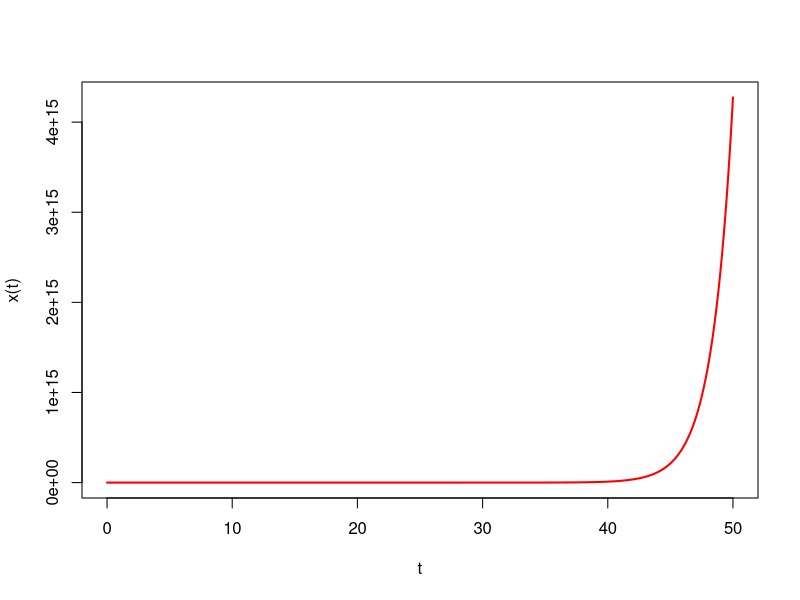

This figure's R source:
#Plotting the Simple Litter model
t <- seq(0,50,length=50*20)
y <- 400*exp(0.6*t) - 400
plot(t,y,type="l",lwd=2,col="red",ylab="x(t)")